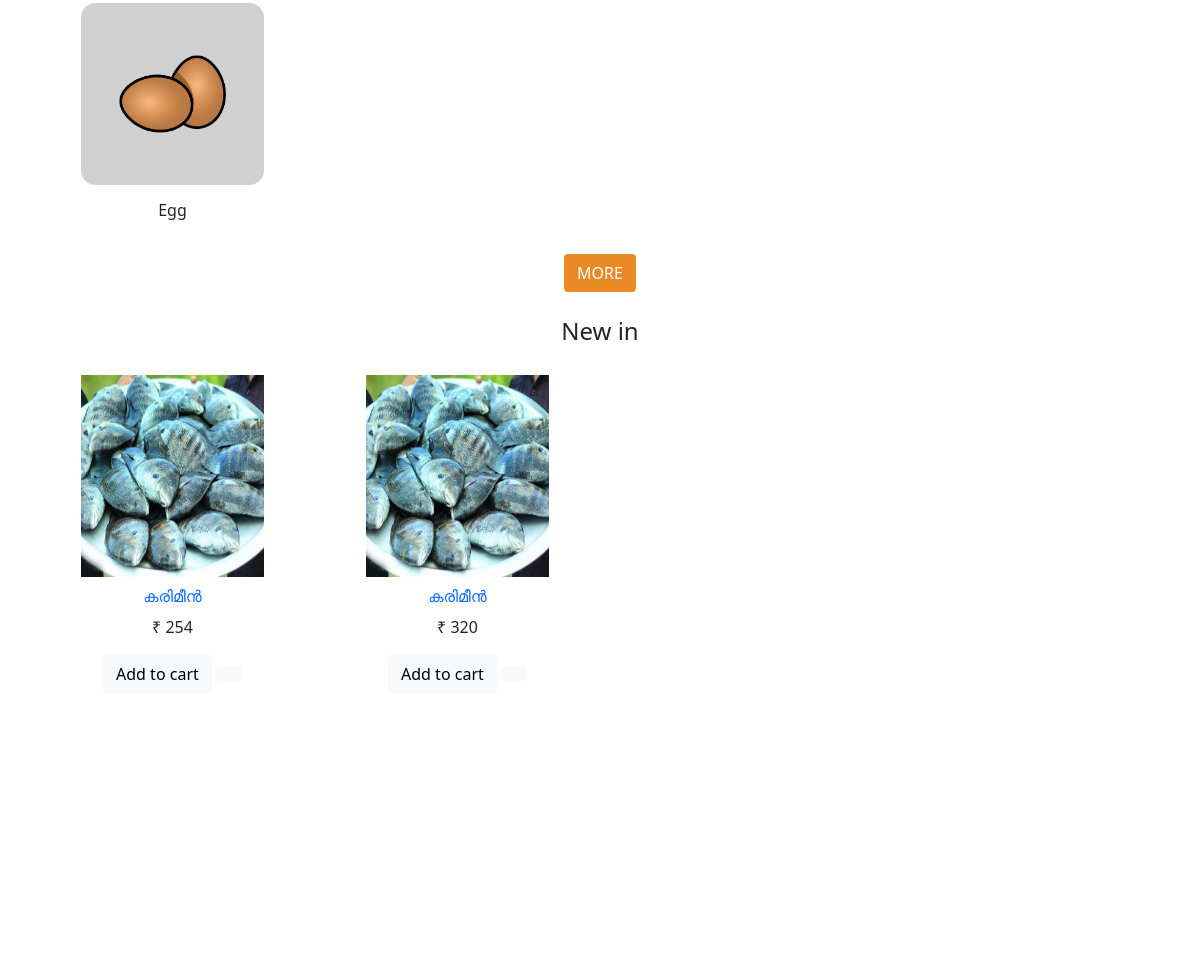
Before: / (middle part) with the older database file.
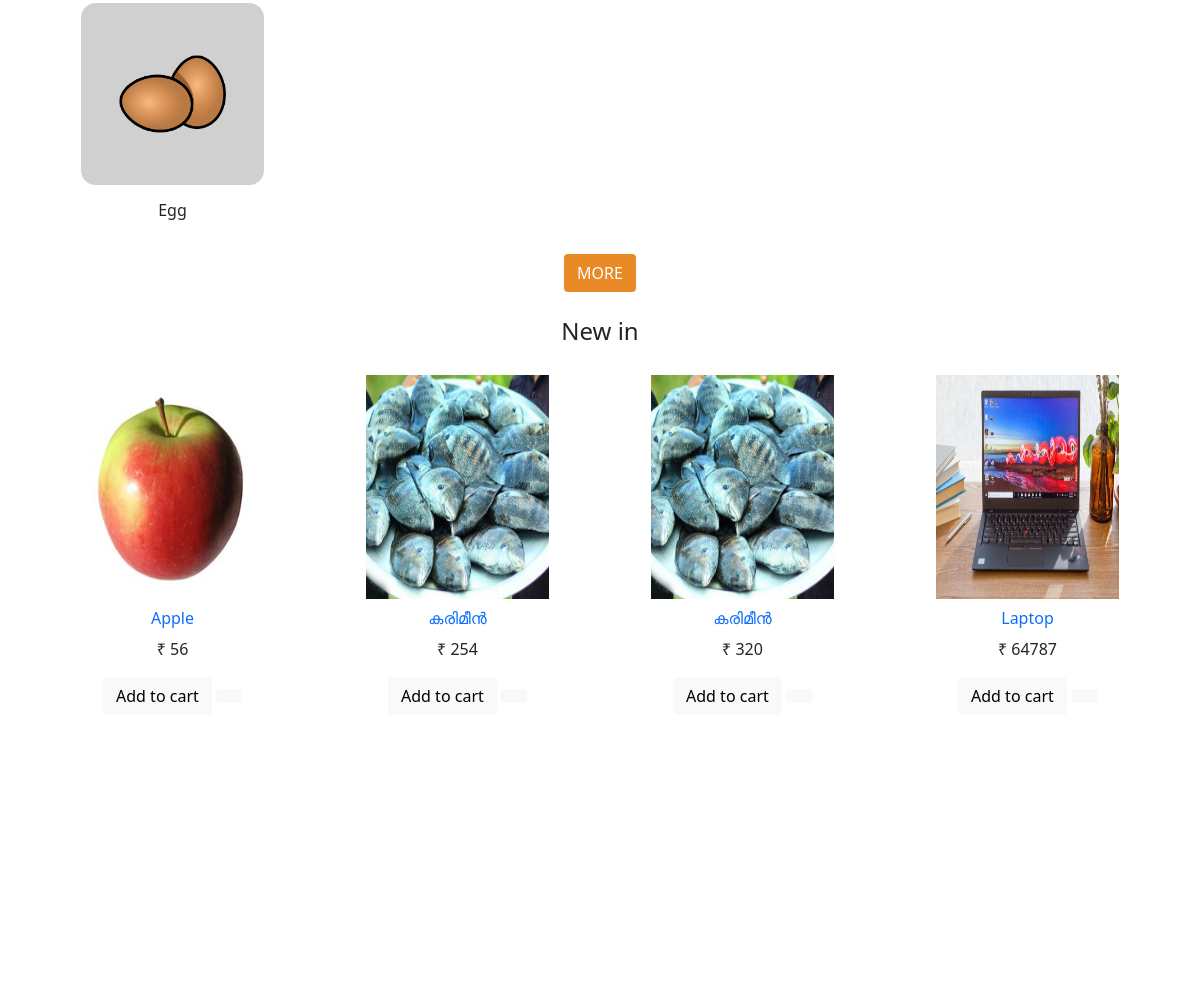
After: the same page with the newer database file.
### tables this page shows
CREATE TABLE `as_categories` (
  `c_id` bigint(20) NOT NULL,
  `category_name` varchar(60) NOT NULL,
  `category_url` varchar(255) NOT NULL,
  `c_status` int(3) NOT NULL DEFAULT 1 COMMENT '1 = Active, 0 = Inactive'
);

CREATE TABLE `as_products` (
  `p_id` bigint(20) NOT NULL,
  `master_product_id` bigint(20) NOT NULL,
  `vendor_id` bigint(20) UNSIGNED NOT NULL,
  `actual_price` float NOT NULL,
  `offer_price` float NOT NULL,
  `description` longtext NOT NULL,
  `quantity` bigint(10) NOT NULL,
  `product_status` int(1) NOT NULL DEFAULT 1 COMMENT '1= Active, 0= Inactive'
);

CREATE TABLE `as_product_images` (
  `id` bigint(20) NOT NULL,
  `product_id` bigint(20) NOT NULL,
  `image_url` varchar(60) NOT NULL
);

CREATE TABLE `as_product_master` (
  `id` bigint(20) NOT NULL,
  `product_name` varchar(90) NOT NULL,
  `category_id` bigint(20) NOT NULL
);

### application/controllers/Welcome.php (called while the page is built, shortened)
<?php
class Welcome extends CI_Controller {
	function __construct()
    {
        $this->load->model('addproduct_model');
    }
	public function index()
	{
		$category_name = $this->addproduct_model->get_category();
		$products = $this->addproduct_model->get_product();
        $data['category'] = $category_name;
        $data['products'] = $products;
		$this->load->view('templates/header');
		$this->load->view('welcome_message', $data);
		$this->load->view('templates/footer');
	}
}

### index.php (called while the page is built, shortened)
<?php
require_once BASEPATH.'core/CodeIgniter.php';

### application/models/Addproduct_model.php (called while the page is built, shortened)
<?php
class Addproduct_model extends CI_Model{
    function get_category(){
        $this->db->order_by('category_name', 'asc');
        $query= $this->db->query('SELECT c_id, category_name, category_url FROM as_categories WHERE c_status=1');
        $result = $query->result();
        return $result;
    }
    function get_product(){
       $this->db->where('product_status', 1);
       $this->db->select('id, p_id, product_name, actual_price, offer_price, description, quantity, product_status, category_id, category_name');
        $this->db->join('as_product_master', 'id = master_product_id');
        $this->db->join('as_categories', 'c_id = category_id');
        $this->db->limit(4);
        $query = $this->db->get('as_products')->result_array();
        foreach($query as $i=>$product) {
          $this->db->where('product_id', $product['p_id']);
          $images_query = $this->db->get('as_product_images')->result_array();
          $query[$i]['product_images'] = $images_query;
        }
        return $query;
    }
}
?>

### application/views/welcome_message.php (the view, shortened to what this page needs)
<div class="row">
    <div class="container">
      <div class="row category-grid">
	<?php foreach($category as $row) { ?>
        <div class="col-sm-3 col-xs-12 ">
		  <a href="<?php echo base_url('category/view/'.$row->c_id); ?>">
          	<img src="<?php echo base_url('assets/images/categories/'.$row->category_url); ?>" width="70%" style="margin-bottom: 6%;" alt="PNG2.jpg">
          </a>
		  <h6><?php echo $row->category_name; ?></h6>
        </div>
    <?php } ?>
      </div>
      <center> <a href="#" class="btn btn-theme btn-md">MORE</a></center>
    </div>
<div class="container">
      <div class="row category-grid">
    <div class="col-sm-12">
      <div class="row text-center" style="margin-top: 25px;">
        <h4>New in</h4>
      <?php foreach($products as $product){ ?>
        <div class="col-sm-3 col-xs-12">
          <img src="<?php echo base_url('./assets/images/newproducts/'.$product['p_id'].'/'.$product['product_images'][0]['image_url']); ?>" width="70%"  height="70%" style="margin-top: 8%;"  alt="..."><br>
          <a href="<?php echo base_url('product/view/'.$product['p_id']); ?>" class="btn btn-link"><?php echo $product['product_name']; ?></a><br>
          <p class="card-text">₹ <?php echo $product['offer_price']; ?></p>
          <button  id="addToCart_<?php echo($product['p_id']); ?>" class="addToCartBtn btn btn-light" productId=<?php echo($product['p_id']); ?>>Add to cart</button>
          <button class="btn btn-light">
        </button>
        </div>
      <?php } ?>
      </div>
    </div>
    </div>
    </div>

### application/views/templates/header.php (shortened to what this page needs)
<!doctype html>
<html lang="en">
<head>
  <link href='<?php echo base_url("assets/assets/css/bootstrap.min.css");?>' rel="stylesheet">
  <link href='<?php echo base_url("assets/assets/css/font-awesome.css");?>' rel="stylesheet">
  <link href='<?php echo base_url("assets/assets/css/searchbar.css");?>' rel="stylesheet">
  <link href='<?php echo base_url("assets/assets/css/style.css");?>' rel="stylesheet">
</head>
<body>

### application/views/templates/footer.php (shortened to what this page needs)
  </div>
</body>
</html>

### assets/assets/css/style.css (style rules this page uses)
div { display: block; position: relative; -webkit-box-sizing: border-box; -moz-box-sizing: border-box; box-sizing: border-box }
a { text-decoration: none !important; color: #ea8a27; }
.category-grid { text-align: center; }
.category-grid div { margin-bottom: 26px; }
.btn-theme { background-color: #ea8a27; color: #fff !important; }

Changed rows visible on the page:
added as_products: p_id.image_url (picture), master_product.product_name "Apple", offer_price "56"
added as_products: p_id.image_url (picture), master_product.product_name "Laptop", offer_price "64787"
